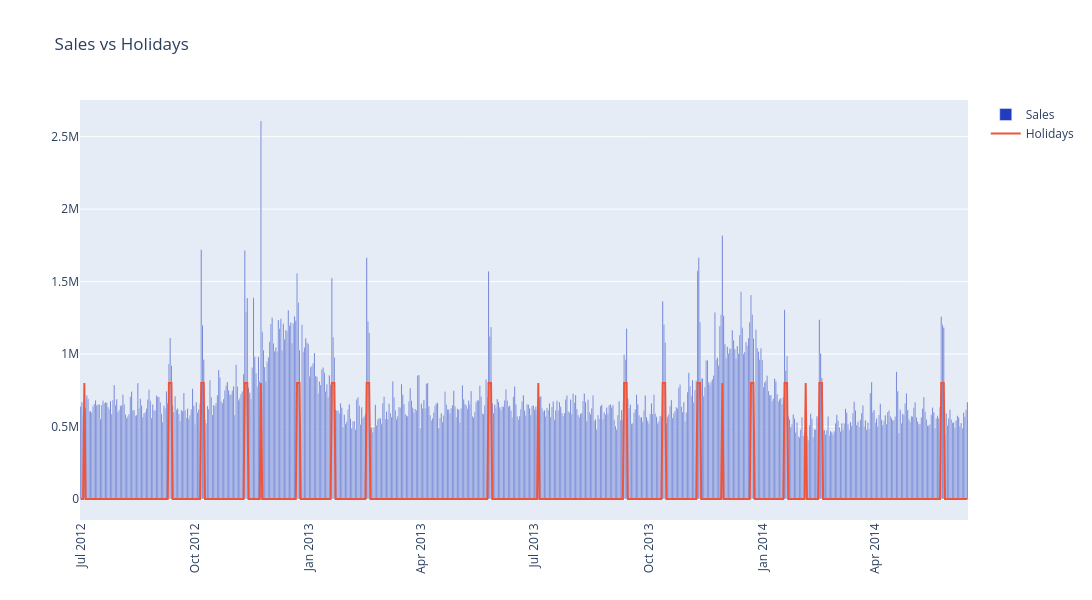

This figure's notebook cell:
### Markdown cell above
The increase in sales during the Christmas season seems to be associated with an increase in **Returns_Pct**; also, there are some spikes in sales that coincide with spikes in the returns rate. 

The next two plots aim at examining possible relations between **Holiday** and **DestinationEvent** with sales.

### Code cell
trace1 = go.Bar(
    x = data_engineered.index,
    y = data_engineered['Sales'],
    name = 'Sales',
    marker=dict(color='rgb(34,60,192)')
)
trace2 = go.Scatter(
    x = data_engineered.index,
    y = data_engineered['Holiday']*800000,
    name='Holidays',
)

fig = make_subplots(rows=1, cols=1)
fig.add_trace(trace1, row=1, col=1)
fig.add_trace(trace2, row=1, col=1)
fig['layout'].update(height = 600, width = 1100, title = 'Sales vs Holidays', xaxis=dict(tickangle=-90))

iplot(fig)

### Figure 1 — Plotly figure (JSON) as saved in the notebook; plotly's stock layout.template omitted (floating-point values rounded to 4 significant figures; data arrays with more than 128 entries replaced by an {"elided": "..."} marker saying what was removed)
{"data": [{"marker": {"color": "rgb(34,60,192)"}, "name": "Sales", "type": "bar", "x": {"elided": "714 str values"}, "xaxis": "x", "y": {"elided": "714 int values"}, "yaxis": "y"}, {"name": "Holidays", "type": "scatter", "x": {"elided": "714 str values"}, "xaxis": "x", "y": {"elided": "714 int values"}, "yaxis": "y"}], "layout": {"height": 600, "title": {"text": "Sales vs Holidays"}, "width": 1100, "xaxis": {"anchor": "y", "domain": [0, 1], "tickangle": -90}, "yaxis": {"anchor": "x", "domain": [0, 1]}}}
